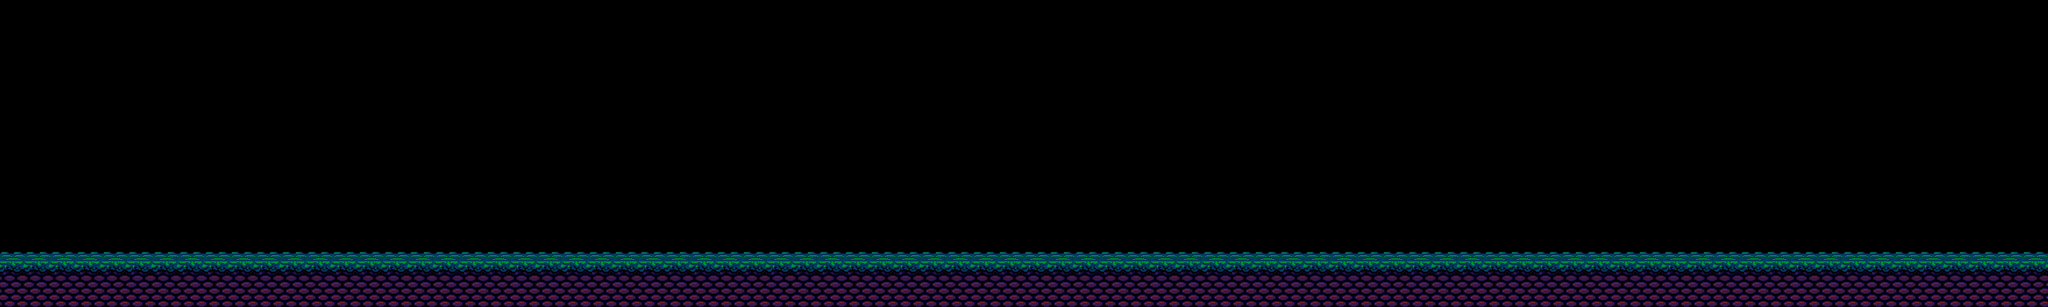

Below is a game level as drawn by its tile map, then a one-line description and the .tmx file that defines it, in full:
An orthogonal 80x12 tile map with 32x32 px tiles, 3 tile layers (ground, ground-back, ground-front).

<map version="1.9" tiledversion="1.9.2" orientation="orthogonal" renderorder="right-down" width="80" height="12" tilewidth="32" tileheight="32" infinite="0" nextlayerid="4" nextobjectid="1">
 <editorsettings>
  <export target="map3.json" format="json" />
 </editorsettings>
 <tileset firstgid="1" name="wild" tilewidth="32" tileheight="32" tilecount="72" columns="12">
  <image source="tiles.png" width="384" height="192" />
 </tileset>
 <layer id="1" name="ground" width="80" height="12">
  <data encoding="csv">
0,0,0,0,0,0,0,0,0,0,0,0,0,0,0,0,0,0,0,0,0,0,0,0,0,0,0,0,0,0,0,0,0,0,0,0,0,0,0,0,0,0,0,0,0,0,0,0,0,0,0,0,0,0,0,0,0,0,0,0,0,0,0,0,0,0,0,0,0,0,0,0,0,0,0,0,0,0,0,0,
0,0,0,0,0,0,0,0,0,0,0,0,0,0,0,0,0,0,0,0,0,0,0,0,0,0,0,0,0,0,0,0,0,0,0,0,0,0,0,0,0,0,0,0,0,0,0,0,0,0,0,0,0,0,0,0,0,0,0,0,0,0,0,0,0,0,0,0,0,0,0,0,0,0,0,0,0,0,0,0,
0,0,0,0,0,0,0,0,0,0,0,0,0,0,0,0,0,0,0,0,0,0,0,0,0,0,0,0,0,0,0,0,0,0,0,0,0,0,0,0,0,0,0,0,0,0,0,0,0,0,0,0,0,0,0,0,0,0,0,0,0,0,0,0,0,0,0,0,0,0,0,0,0,0,0,0,0,0,0,0,
0,0,0,0,0,0,0,0,0,0,0,0,0,0,0,0,0,0,0,0,0,0,0,0,0,0,0,0,0,0,0,0,0,0,0,0,0,0,0,0,0,0,0,0,0,0,0,0,0,0,0,0,0,0,0,0,0,0,0,0,0,0,0,0,0,0,0,0,0,0,0,0,0,0,0,0,0,0,0,0,
0,0,0,0,0,0,0,0,0,0,0,0,0,0,0,0,0,0,0,0,0,0,0,0,0,0,0,0,0,0,0,0,0,0,0,0,0,0,0,0,0,0,0,0,0,0,0,0,0,0,0,0,0,0,0,0,0,0,0,0,0,0,0,0,0,0,0,0,0,0,0,0,0,0,0,0,0,0,0,0,
0,0,0,0,0,0,0,0,0,0,0,0,0,0,0,0,0,0,0,0,0,0,0,0,0,0,0,0,0,0,0,0,0,0,0,0,0,0,0,0,0,0,0,0,0,0,0,0,0,0,0,0,0,0,0,0,0,0,0,0,0,0,0,0,0,0,0,0,0,0,0,0,0,0,0,0,0,0,0,0,
0,0,0,0,0,0,0,0,0,0,0,0,0,0,0,0,0,0,0,0,0,0,0,0,0,0,0,0,0,0,0,0,0,0,0,0,0,0,0,0,0,0,0,0,0,0,0,0,0,0,0,0,0,0,0,0,0,0,0,0,0,0,0,0,0,0,0,0,0,0,0,0,0,0,0,0,0,0,0,0,
0,0,0,0,0,0,0,0,0,0,0,0,0,0,0,0,0,0,0,0,0,0,0,0,0,0,0,0,0,0,0,0,0,0,0,0,0,0,0,0,0,0,0,0,0,0,0,0,0,0,0,0,0,0,0,0,0,0,0,0,0,0,0,0,0,0,0,0,0,0,0,0,0,0,0,0,0,0,0,0,
0,0,0,0,0,0,0,0,0,0,0,0,0,0,0,0,0,0,0,0,0,0,0,0,0,0,0,0,0,0,0,0,0,0,0,0,0,0,0,0,0,0,0,0,0,0,0,0,0,0,0,0,0,0,0,0,0,0,0,0,0,0,0,0,0,0,0,0,0,0,0,0,0,0,0,0,0,0,0,0,
0,0,0,0,0,0,0,0,0,0,0,0,0,0,0,0,0,0,0,0,0,0,0,0,0,0,0,0,0,0,0,0,0,0,0,0,0,0,0,0,0,0,0,0,0,0,0,0,0,0,0,0,0,0,0,0,0,0,0,0,0,0,0,0,0,0,0,0,0,0,0,0,0,0,0,0,0,0,0,0,
17,17,17,17,17,17,17,17,17,17,17,17,17,17,17,17,17,17,17,17,17,17,17,17,17,17,17,17,17,17,17,17,17,17,17,17,17,17,17,17,17,17,17,17,17,17,17,17,17,17,17,17,17,17,17,17,17,17,17,17,17,17,17,17,17,17,17,17,17,17,17,17,17,17,17,17,17,17,17,17,
29,29,29,29,29,29,29,29,29,29,29,29,29,29,29,29,29,29,29,29,29,29,29,29,29,29,29,29,29,29,29,29,29,29,29,29,29,29,29,29,29,29,29,29,29,29,29,29,29,29,29,29,29,29,29,29,29,29,29,29,29,29,29,29,29,29,29,29,29,29,29,29,29,29,29,29,29,29,29,29
</data>
 </layer>
 <layer id="2" name="ground-back" width="80" height="12">
  <data encoding="csv">
0,0,0,0,0,0,0,0,0,0,0,0,0,0,0,0,0,0,0,0,0,0,0,0,0,0,0,0,0,0,0,0,0,0,0,0,0,0,0,0,0,0,0,0,0,0,0,0,0,0,0,0,0,0,0,0,0,0,0,0,0,0,0,0,0,0,0,0,0,0,0,0,0,0,0,0,0,0,0,0,
0,0,0,0,0,0,0,0,0,0,0,0,0,0,0,0,0,0,0,0,0,0,0,0,0,0,0,0,0,0,0,0,0,0,0,0,0,0,0,0,0,0,0,0,0,0,0,0,0,0,0,0,0,0,0,0,0,0,0,0,0,0,0,0,0,0,0,0,0,0,0,0,0,0,0,0,0,0,0,0,
0,0,0,0,0,0,0,0,0,0,0,0,0,0,0,0,0,0,0,0,0,0,0,0,0,0,0,0,0,0,0,0,0,0,0,0,0,0,0,0,0,0,0,0,0,0,0,0,0,0,0,0,0,0,0,0,0,0,0,0,0,0,0,0,0,0,0,0,0,0,0,0,0,0,0,0,0,0,0,0,
0,0,0,0,0,0,0,0,0,0,0,0,0,0,0,0,0,0,0,0,0,0,0,0,0,0,0,0,0,0,0,0,0,0,0,0,0,0,0,0,0,0,0,0,0,0,0,0,0,0,0,0,0,0,0,0,0,0,0,0,0,0,0,0,0,0,0,0,0,0,0,0,0,0,0,0,0,0,0,0,
0,0,0,0,0,0,0,0,0,0,0,0,0,0,0,0,0,0,0,0,0,0,0,0,0,0,0,0,0,0,0,0,0,0,0,0,0,0,0,0,0,0,0,0,0,0,0,0,0,0,0,0,0,0,0,0,0,0,0,0,0,0,0,0,0,0,0,0,0,0,0,0,0,0,0,0,0,0,0,0,
0,0,0,0,0,0,0,0,0,0,0,0,0,0,0,0,0,0,0,0,0,0,0,0,0,0,0,0,0,0,0,0,0,0,0,0,0,0,0,0,0,0,0,0,0,0,0,0,0,0,0,0,0,0,0,0,0,0,0,0,0,0,0,0,0,0,0,0,0,0,0,0,0,0,0,0,0,0,0,0,
0,0,0,0,0,0,0,0,0,0,0,0,0,0,0,0,0,0,0,0,0,0,0,0,0,0,0,0,0,0,0,0,0,0,0,0,0,0,0,0,0,0,0,0,0,0,0,0,0,0,0,0,0,0,0,0,0,0,0,0,0,0,0,0,0,0,0,0,0,0,0,0,0,0,0,0,0,0,0,0,
0,0,0,0,0,0,0,0,0,0,0,0,0,0,0,0,0,0,0,0,0,0,0,0,0,0,0,0,0,0,0,0,0,0,0,0,0,0,0,0,0,0,0,0,0,0,0,0,0,0,0,0,0,0,0,0,0,0,0,0,0,0,0,0,0,0,0,0,0,0,0,0,0,0,0,0,0,0,0,0,
0,0,0,0,0,0,0,0,0,0,0,0,0,0,0,0,0,0,0,0,0,0,0,0,0,0,0,0,0,0,0,0,0,0,0,0,0,0,0,0,0,0,0,0,0,0,0,0,0,0,0,0,0,0,0,0,0,0,0,0,0,0,0,0,0,0,0,0,0,0,0,0,0,0,0,0,0,0,0,0,
5,5,5,5,5,5,5,5,5,5,5,5,5,5,5,5,5,5,5,5,5,5,5,5,5,5,5,5,5,5,5,5,5,5,5,5,5,5,5,5,5,5,5,5,5,5,5,5,5,5,5,5,5,5,5,5,5,5,5,5,5,5,5,5,5,5,5,5,5,5,5,5,5,5,5,5,5,5,5,5,
0,0,0,0,0,0,0,0,0,0,0,0,0,0,0,0,0,0,0,0,0,0,0,0,0,0,0,0,0,0,0,0,0,0,0,0,0,0,0,0,0,0,0,0,0,0,0,0,0,0,0,0,0,0,0,0,0,0,0,0,0,0,0,0,0,0,0,0,0,0,0,0,0,0,0,0,0,0,0,0,
0,0,0,0,0,0,0,0,0,0,0,0,0,0,0,0,0,0,0,0,0,0,0,0,0,0,0,0,0,0,0,0,0,0,0,0,0,0,0,0,0,0,0,0,0,0,0,0,0,0,0,0,0,0,0,0,0,0,0,0,0,0,0,0,0,0,0,0,0,0,0,0,0,0,0,0,0,0,0,0
</data>
 </layer>
 <layer id="3" name="ground-front" width="80" height="12">
  <data encoding="csv">
0,0,0,0,0,0,0,0,0,0,0,0,0,0,0,0,0,0,0,0,0,0,0,0,0,0,0,0,0,0,0,0,0,0,0,0,0,0,0,0,0,0,0,0,0,0,0,0,0,0,0,0,0,0,0,0,0,0,0,0,0,0,0,0,0,0,0,0,0,0,0,0,0,0,0,0,0,0,0,0,
0,0,0,0,0,0,0,0,0,0,0,0,0,0,0,0,0,0,0,0,0,0,0,0,0,0,0,0,0,0,0,0,0,0,0,0,0,0,0,0,0,0,0,0,0,0,0,0,0,0,0,0,0,0,0,0,0,0,0,0,0,0,0,0,0,0,0,0,0,0,0,0,0,0,0,0,0,0,0,0,
0,0,0,0,0,0,0,0,0,0,0,0,0,0,0,0,0,0,0,0,0,0,0,0,0,0,0,0,0,0,0,0,0,0,0,0,0,0,0,0,0,0,0,0,0,0,0,0,0,0,0,0,0,0,0,0,0,0,0,0,0,0,0,0,0,0,0,0,0,0,0,0,0,0,0,0,0,0,0,0,
0,0,0,0,0,0,0,0,0,0,0,0,0,0,0,0,0,0,0,0,0,0,0,0,0,0,0,0,0,0,0,0,0,0,0,0,0,0,0,0,0,0,0,0,0,0,0,0,0,0,0,0,0,0,0,0,0,0,0,0,0,0,0,0,0,0,0,0,0,0,0,0,0,0,0,0,0,0,0,0,
0,0,0,0,0,0,0,0,0,0,0,0,0,0,0,0,0,0,0,0,0,0,0,0,0,0,0,0,0,0,0,0,0,0,0,0,0,0,0,0,0,0,0,0,0,0,0,0,0,0,0,0,0,0,0,0,0,0,0,0,0,0,0,0,0,0,0,0,0,0,0,0,0,0,0,0,0,0,0,0,
0,0,0,0,0,0,0,0,0,0,0,0,0,0,0,0,0,0,0,0,0,0,0,0,0,0,0,0,0,0,0,0,0,0,0,0,0,0,0,0,0,0,0,0,0,0,0,0,0,0,0,0,0,0,0,0,0,0,0,0,0,0,0,0,0,0,0,0,0,0,0,0,0,0,0,0,0,0,0,0,
0,0,0,0,0,0,0,0,0,0,0,0,0,0,0,0,0,0,0,0,0,0,0,0,0,0,0,0,0,0,0,0,0,0,0,0,0,0,0,0,0,0,0,0,0,0,0,0,0,0,0,0,0,0,0,0,0,0,0,0,0,0,0,0,0,0,0,0,0,0,0,0,0,0,0,0,0,0,0,0,
0,0,0,0,0,0,0,0,0,0,0,0,0,0,0,0,0,0,0,0,0,0,0,0,0,0,0,0,0,0,0,0,0,0,0,0,0,0,0,0,0,0,0,0,0,0,0,0,0,0,0,0,0,0,0,0,0,0,0,0,0,0,0,0,0,0,0,0,0,0,0,0,0,0,0,0,0,0,0,0,
0,0,0,0,0,0,0,0,0,0,0,0,0,0,0,0,0,0,0,0,0,0,0,0,0,0,0,0,0,0,0,0,0,0,0,0,0,0,0,0,0,0,0,0,0,0,0,0,0,0,0,0,0,0,0,0,0,0,0,0,0,0,0,0,0,0,0,0,0,0,0,0,0,0,0,0,0,0,0,0,
0,0,0,0,0,0,0,0,0,0,0,0,0,0,0,0,0,0,0,0,0,0,0,0,0,0,0,0,0,0,0,0,0,0,0,0,0,0,0,0,0,0,0,0,0,0,0,0,0,0,0,0,0,0,0,0,0,0,0,0,0,0,0,0,0,0,0,0,0,0,0,0,0,0,0,0,0,0,0,0,
0,0,0,0,0,0,0,0,0,0,0,0,0,0,0,0,0,0,0,0,0,0,0,0,0,0,0,0,0,0,0,0,0,0,0,0,0,0,0,0,0,0,0,0,0,0,0,0,0,0,0,0,0,0,0,0,0,0,0,0,0,0,0,0,0,0,0,0,0,0,0,0,0,0,0,0,0,0,0,0,
0,0,0,0,0,0,0,0,0,0,0,0,0,0,0,0,0,0,0,0,0,0,0,0,0,0,0,0,0,0,0,0,0,0,0,0,0,0,0,0,0,0,0,0,0,0,0,0,0,0,0,0,0,0,0,0,0,0,0,0,0,0,0,0,0,0,0,0,0,0,0,0,0,0,0,0,0,0,0,0
</data>
 </layer>
</map>
